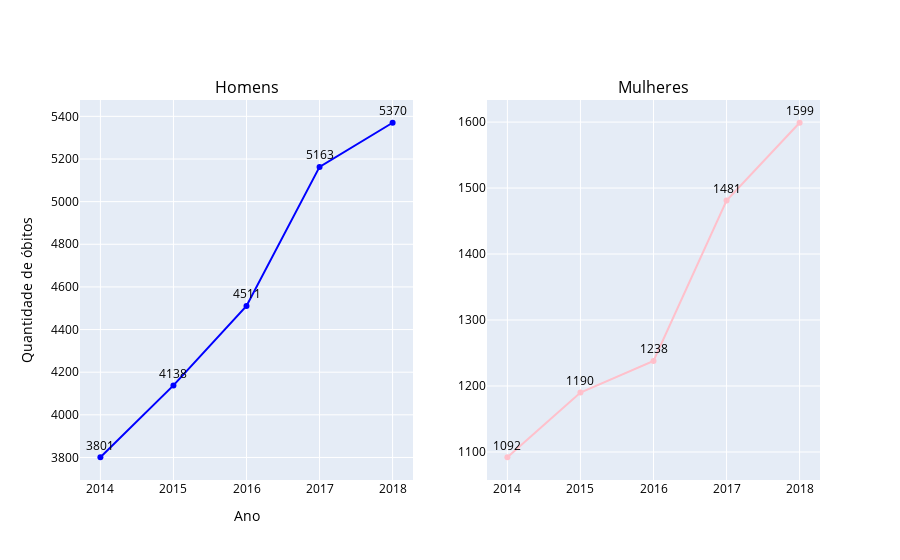

Notebook source saved alongside this figure:
### Code cell
from plotly.subplots import make_subplots

# criando o gráfico de linha dos homens
fig_homem = px.line(
    df_homens,
    x="ano_obito",
    y="qtd_obitos",
    title="Evolução dos suicídios no Brasil por sexo",
    markers=True,
    template="ggplot2",
    text="qtd_obitos",
)
# mudar cor da linha
fig_homem.update_traces(line_color="blue")

# criando o gráfico de linha das mulheres
fig_mulher = px.line(
    df_mulheres,
    x="ano_obito",
    y="qtd_obitos",
    title="Evolução dos suicídios no Brasil por sexo",
    markers=True,
    template="ggplot2",
    text="qtd_obitos",
)

# mudando a cor da linha
fig_mulher.update_traces(line_color="pink")

# criando a figura com os 3 gráficos
fig = make_subplots(
    rows=1,
    cols=2,
    subplot_titles=("Homens", "Mulheres"),
)

# adicionando os gráficos à figura
fig.add_trace(fig_homem.data[0], row=1, col=1)
fig.add_trace(fig_mulher.data[0], row=1, col=2)

# posição do texto
fig.update_traces(textposition="top center")

# nomes dos eixos
fig.update_layout(
    xaxis_title="Ano",
    yaxis_title="Quantidade de óbitos",
    font=dict(size=12, color="#000000"),
)

# eixo x com intervalo de 1 ano
fig.update_xaxes(dtick=1)

fig.show()

### Figure 1 — Plotly figure (JSON) as saved in the notebook; plotly's stock layout.template omitted (floating-point values rounded to 4 significant figures)
{"data": [{"hovertemplate": "ano_obito=%{x}<br>qtd_obitos=%{text}<extra></extra>", "legendgroup": "", "line": {"color": "blue", "dash": "solid"}, "marker": {"symbol": "circle"}, "mode": "text+markers+lines", "name": "", "orientation": "v", "showlegend": false, "text": [3801, 4138, 4511, 5163, 5370], "textposition": "top center", "type": "scatter", "x": [2014, 2015, 2016, 2017, 2018], "xaxis": "x", "y": [3801, 4138, 4511, 5163, 5370], "yaxis": "y"}, {"hovertemplate": "ano_obito=%{x}<br>qtd_obitos=%{text}<extra></extra>", "legendgroup": "", "line": {"color": "pink", "dash": "solid"}, "marker": {"symbol": "circle"}, "mode": "text+markers+lines", "name": "", "orientation": "v", "showlegend": false, "text": [1092, 1190, 1238, 1481, 1599], "textposition": "top center", "type": "scatter", "x": [2014, 2015, 2016, 2017, 2018], "xaxis": "x2", "y": [1092, 1190, 1238, 1481, 1599], "yaxis": "y2"}], "layout": {"annotations": [{"font": {"size": 16}, "showarrow": false, "text": "Homens", "x": 0.225, "xanchor": "center", "xref": "paper", "y": 1, "yanchor": "bottom", "yref": "paper"}, {"font": {"size": 16}, "showarrow": false, "text": "Mulheres", "x": 0.775, "xanchor": "center", "xref": "paper", "y": 1, "yanchor": "bottom", "yref": "paper"}], "font": {"color": "#000000", "size": 12}, "xaxis": {"anchor": "y", "domain": [0, 0.45], "dtick": 1, "title": {"text": "Ano"}}, "xaxis2": {"anchor": "y2", "domain": [0.55, 1], "dtick": 1}, "yaxis": {"anchor": "x", "domain": [0, 1], "title": {"text": "Quantidade de óbitos"}}, "yaxis2": {"anchor": "x2", "domain": [0, 1]}}}
